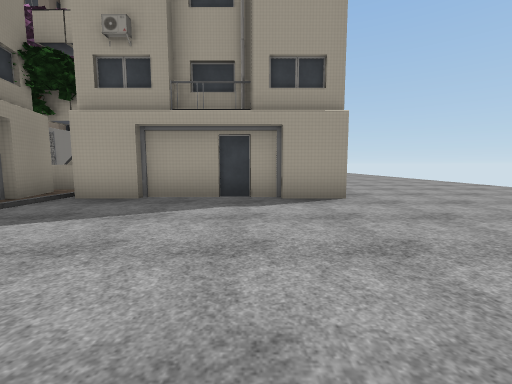
view 1 (above)

22 first-person views from a walk through a Unity game level. The camera is 1.3 m above the floor, tilts 6° down and sees 90° across. The floor is counted in squares, 2 m on a side. Each view is taken from the middle of a square. On the plan, view 1 faces up. The plan holds only what a view shows up to about 9 squares ahead; the rest is blank. The place goes on beyond the plan. The player is left out. Some animated figures are not drawn. Some surface patterns are stand-ins.

view 2
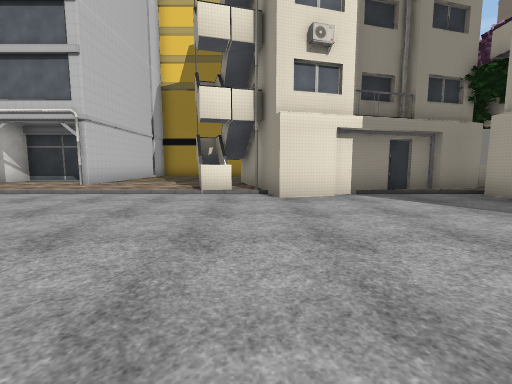

view 3
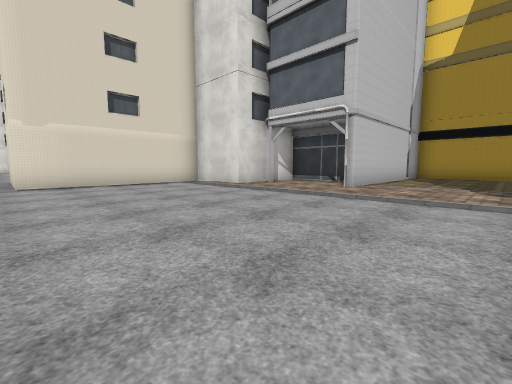

view 4
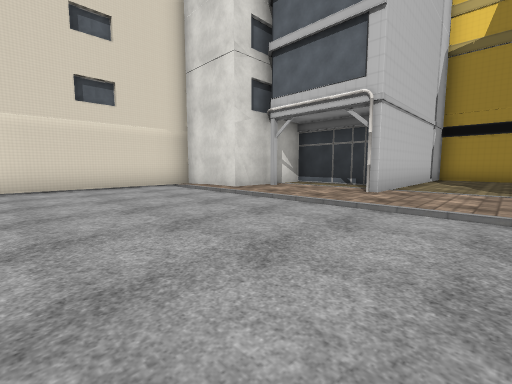

view 5
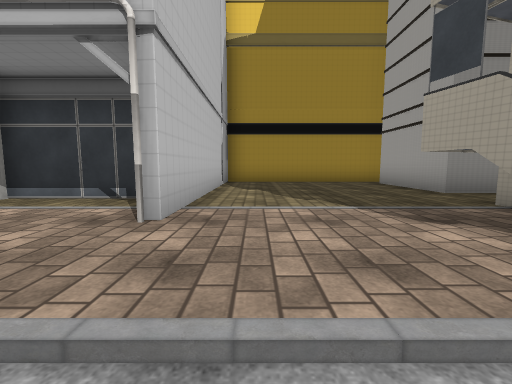

view 6
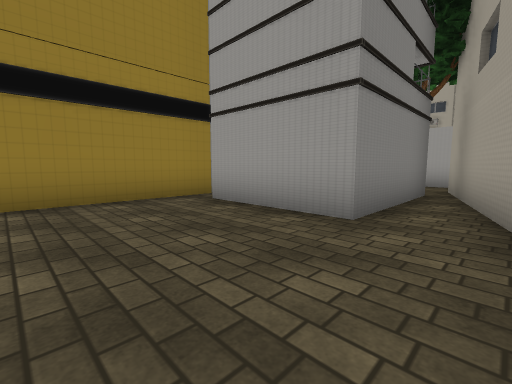

view 7
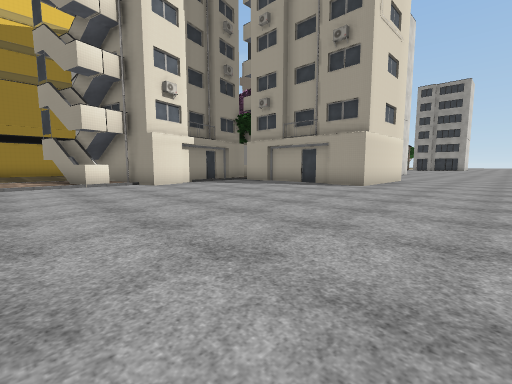

view 8
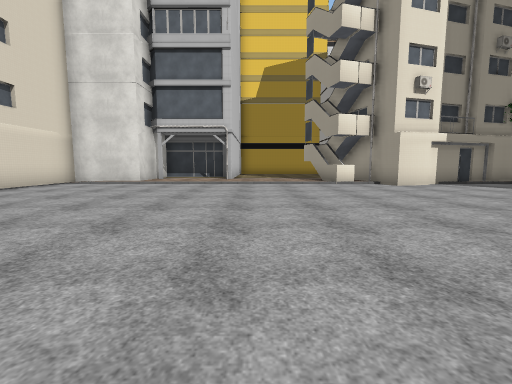

view 9
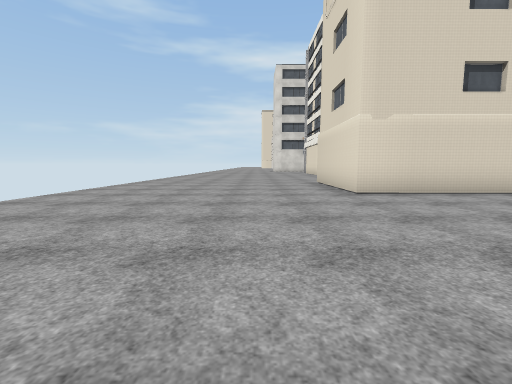

view 10
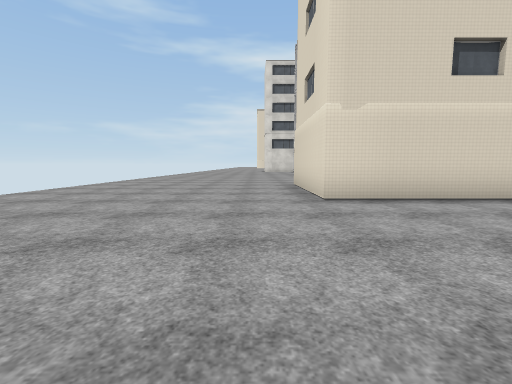

view 11
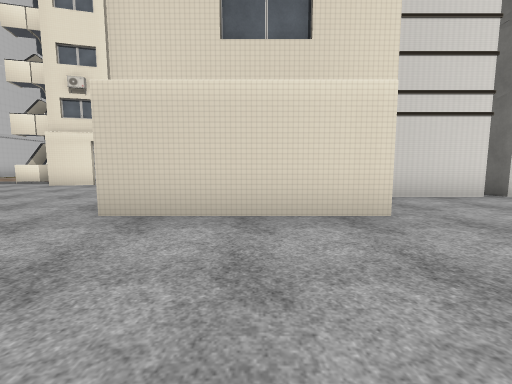

view 12
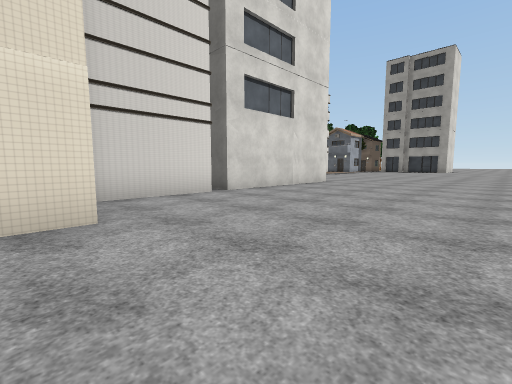

view 13
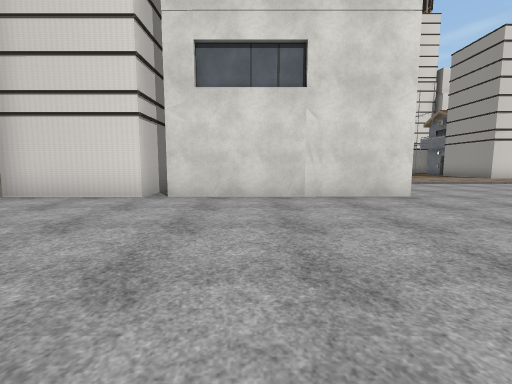

view 14
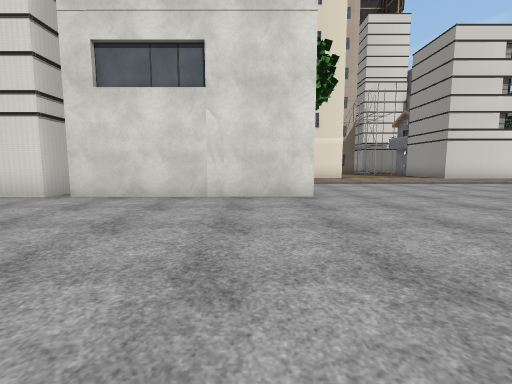

view 15
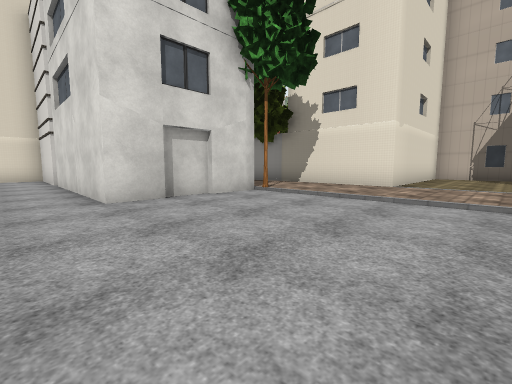

view 16
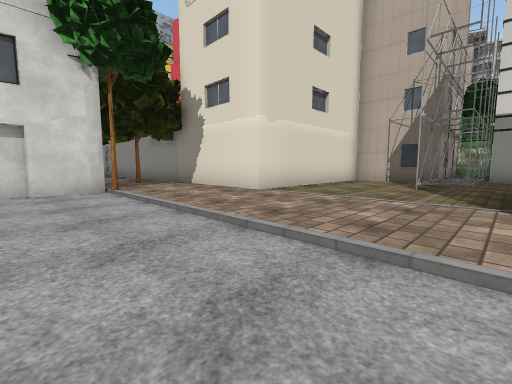

view 17
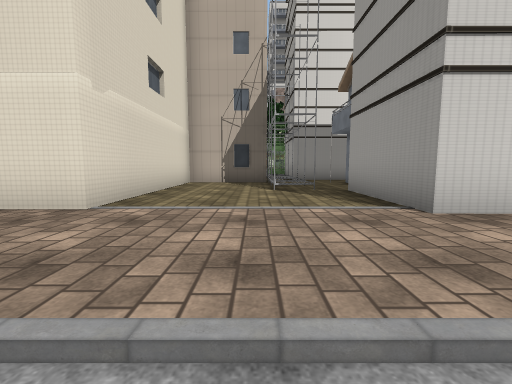

view 18
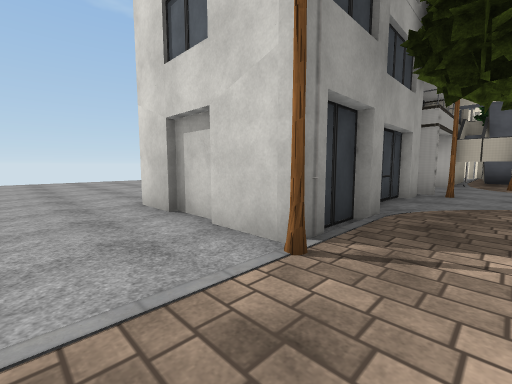

view 19
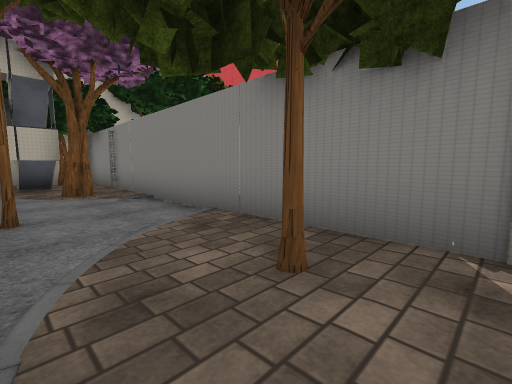

view 20
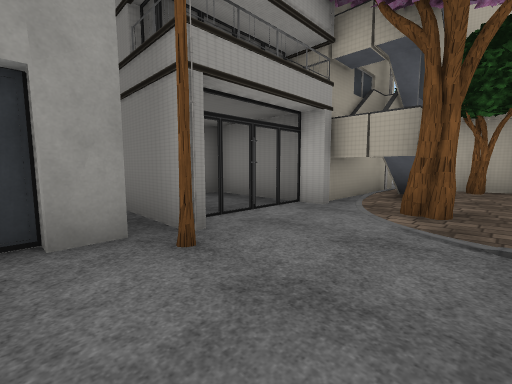

view 21
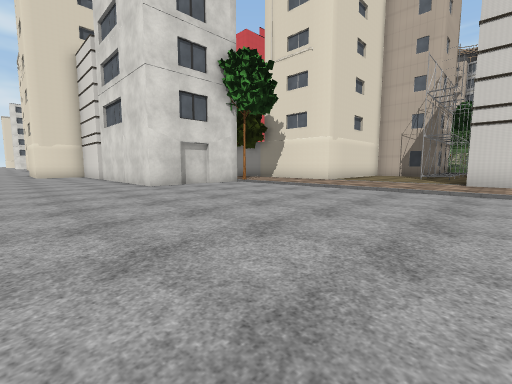

view 22
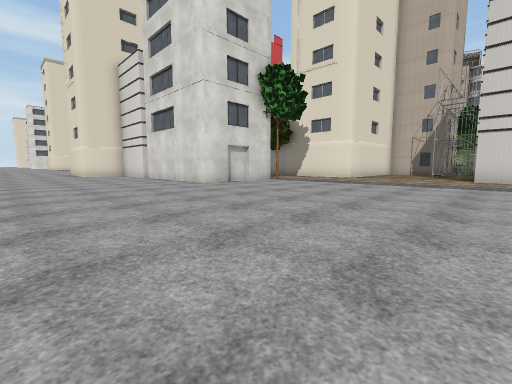

### Floor plan
Key: @ floor where view 1 was taken; # wall or solid block; . main floor; : floor 0.25 m higher than the main floor; + floor 0.5 m higher than the main floor; / step, stairs or slope; = window, fence, low wall or low ledge; T tree; B building; O other object.
Columns run from 14 left of view 1 to 7 right of it. Each row starts with its distance up from view 1.
 25   :BBB  B:/.........
 24  B::::BBB:/.........
 23 #+====::::/.........
 22 BBB###::::/.........
 21   B:::::::/.........
 20   B:::::::/.........
 19         ::/..........
 18         ::/..........
 17         ::TBBB......
 16        #::/B  ......
 15         .T/B  ......
 14        =...B  ......
 13         ...B  ......
 12        =..T#BB......
 11        =...BBB......
 10         ...B.B......
  9        =.T.B##........
  8         .BB##   ......
  7        #:BB     ......
  6      ###:TB   # .....
  5      T######..##....
  4       #   #.........
  3      B##  #.........
  2      B:#  #.........
  1   O  B:#  #.........
  0   #BBB:####...@.....
 -1   #:::::BBB.........
 -2   #:::::B:/.........
 -3   #:::::::/.........
 -4   #:::::::/.........
 -5   #BBBBBB:/........
 -6        :::/.........
 -7        :::/.........
 -8      BB:B:/..........
 -9           /...........
-10           /...........
-11         BB#####.......

Positions as (right, up) in squares from view 1, and headings:
1: (0, 0), facing up
2: (2, 0), facing left
3: (1, -2), facing down-left
4: (0, -3), facing down-left
5: (-3, -4), facing left
6: (-7, -3), facing up-left
7: (5, -3), facing up-left
8: (5, -4), facing left
9: (3, -5), facing down
10: (2, -6), facing down
11: (5, 7), facing left
12: (5, 8), facing up-left
13: (5, 14), facing left
14: (5, 16), facing left
15: (1, 22), facing down-left
16: (-2, 24), facing down-left
17: (-3, 22), facing left
18: (-5, 19), facing down-right
19: (-4, 16), facing down-left
20: (-6, 13), facing down-right
21: (3, 25), facing down-left
22: (5, 25), facing down-left
